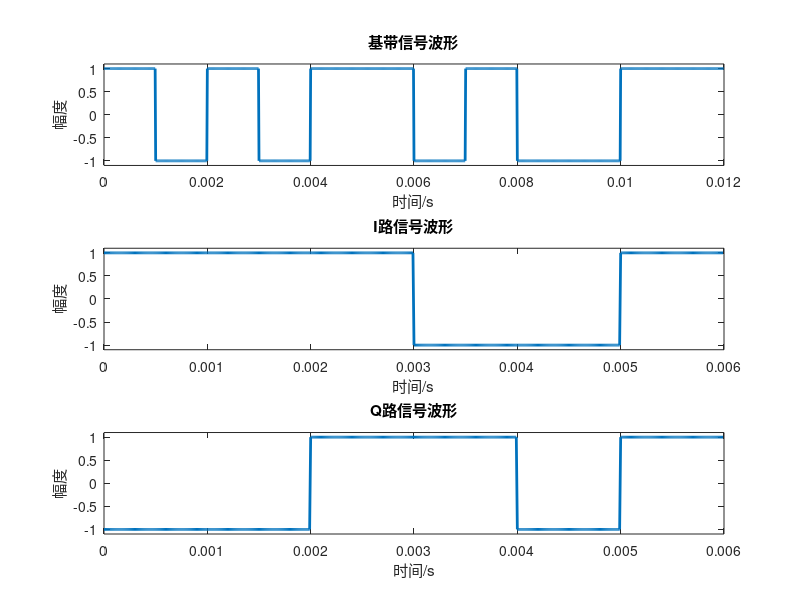
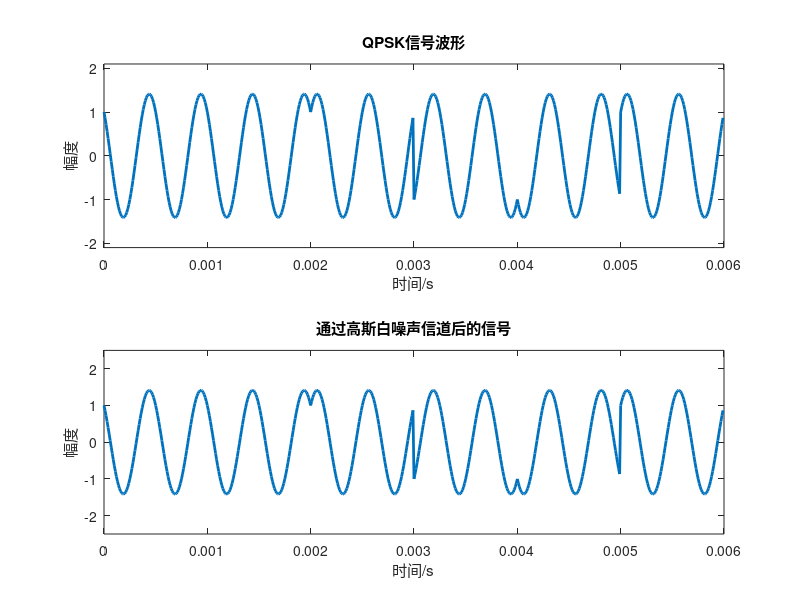
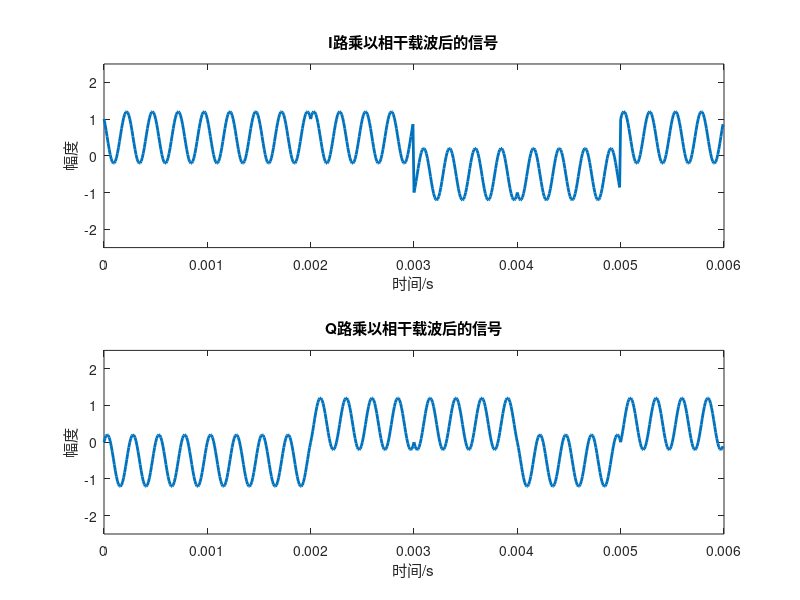
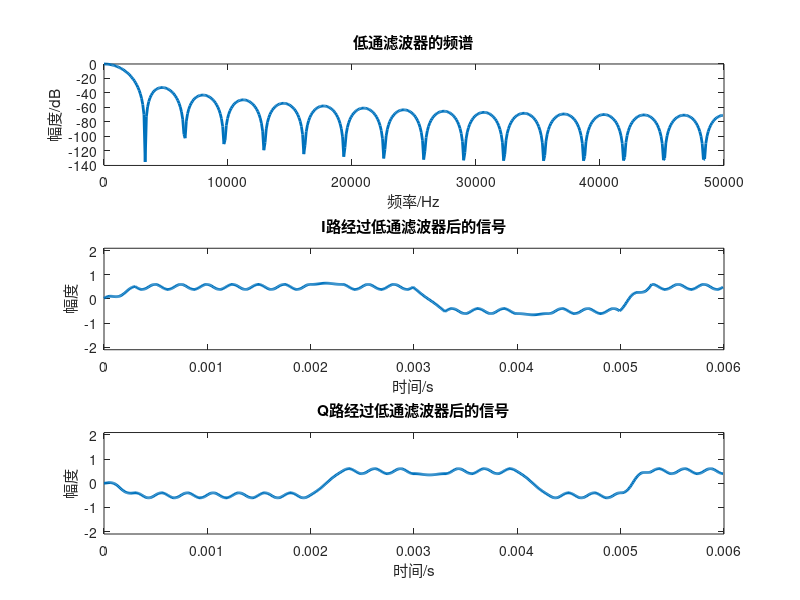

Write MATLAB code to recreate these figures, in order.
clear all;                  % 清除所有变量
close all;                  % 关闭所有窗口
clc;                        % 清屏
%% 基本参数
M=12;                       % 产生码元数    
L=100;                      % 每码元复制L次,每个码元采样次数
Ts=0.001;                   % 每个码元的宽度,即码元的持续时间
Rb=1/Ts;                    % 码元速率1K
dt=Ts/L;                    % 采样间隔
TotalT=M*Ts;                % 总时间
t=0:dt:TotalT-dt;           % 时间
TotalT2=(M/2)*Ts;           % 总时间2
t2=0:dt:TotalT2-dt;         % 时间2
Fs=1/dt;                    % 采样间隔的倒数即采样频率

%% 产生双极性波形
wave=[1,0,1,0,1,1,0,1,0,0,1,1];      % 产生二进制随机码,M为码元个数
wave=2*wave-1;              % 单极性变双极性
fz=ones(1,L);               % 定义复制的次数L,L为每码元的采样点数
x1=wave(fz,:);              % 将原来wave的第一行复制L次，称为L*M的矩阵
jidai=reshape(x1,1,L*M);    % 产生双极性不归零矩形脉冲波形，将刚得到的L*M矩阵，按列重新排列形成1*(L*M)的矩阵

%% I、Q路码元
% I路码元是基带码元的奇数位置码元，Q路码元是基带码元的偶数位置码元
I=[]; Q=[];
for i=1:M
    if mod(i, 2)~=0
        I = [I, wave(i)];
    else
        Q = [Q, wave(i)];
    end
end
x2 = I(fz,:);               % 将原来I的第一行复制L次，称为L*(M/2)的矩阵
I_lu = reshape(x2,1,L*(M/2));% 将刚得到的L*(M/2)矩阵，按列重新排列形成1*(L*(M/2))的矩阵
x3 = Q(fz,:);               % 将原来Q的第一行复制L次，称为L*(M/2)的矩阵
Q_lu = reshape(x3,1,L*(M/2));% 将刚得到的L*(M/2)矩阵，按列重新排列形成1*(L*(M/2))的矩阵
figure(1);                  % 绘制第1幅图
subplot(311);               % 窗口分割成3*1的，当前是第1个子图 
plot(t,jidai,'LineWidth',2);% 绘制基带码元波形，线宽为2
title('基带信号波形');      % 标题
xlabel('时间/s');           % x轴标签
ylabel('幅度');             % y轴标签
axis([0,TotalT,-1.1,1.1])   % 坐标范围限制

subplot(312);               % 窗口分割成3*1的，当前是第2个子图 
plot(t2,I_lu,'LineWidth',2);% 绘制基带码元波形，线宽为2
title('I路信号波形');       % 标题
xlabel('时间/s');           % x轴标签
ylabel('幅度');             % y轴标签
axis([0,TotalT2,-1.1,1.1])  % 坐标范围限制

subplot(313);               % 窗口分割成3*1的，当前是第3个子图 
plot(t2,Q_lu,'LineWidth',2);% 绘制基带码元波形，线宽为2
title('Q路信号波形');       % 标题
xlabel('时间/s');           % x轴标签
ylabel('幅度');             % y轴标签
axis([0,TotalT2,-1.1,1.1])  % 坐标范围限制
%% QPSK调制
fc=2000;                    % 载波频率2kHz       
zb1=cos(2*pi*fc*t2);        % 载波1
psk1=I_lu.*zb1;             % PSK1的调制 
zb2=sin(2*pi*fc*t2);        % 载波2
psk2=Q_lu.*zb2;             % PSK2的调制 
qpsk=psk1+psk2;             % QPSK的实现

figure(2);                  % 绘制第2幅图
subplot(211);               % 窗口分割成2*1的，当前是第1个子图 
plot(t2,qpsk,'LineWidth',2);% 绘制基带码元波形，线宽为2
title('QPSK信号波形');      % 标题
xlabel('时间/s');           % x轴标签
ylabel('幅度');             % y轴标签
axis([0,TotalT2,-2.1,2.1])  % 坐标范围限制

%% 信号经过高斯白噪声信道
tz=awgn(qpsk,200);           % 信号qpsk中加入白噪声，信噪比为SNR=20dB
subplot(212);               % 窗口分割成2*1的，当前是第2个子图 
plot(t2,tz,'LineWidth',2);  % 绘制2ASK信号加入白噪声的波形
axis([0,TotalT2,-2.5,2.5]); % 坐标范围设置
title('通过高斯白噪声信道后的信号');% 标题
xlabel('时间/s');           % x轴标签
ylabel('幅度');             % y轴标签
%% 解调部分
figure(3);
tz1=tz.*zb1;                % 相干解调，乘以相干载波
subplot(211)                % 窗口分割成2*1的，当前是第1个子图 
plot(t2,tz1,'LineWidth',2)  % 绘制I路乘以相干载波后的信号
axis([0,TotalT2,-2.5,2.5]); % 设置坐标范围
title("I路乘以相干载波后的信号")% 标题
xlabel('时间/s');           % x轴标签
ylabel('幅度');             % y轴标签

tz2=tz.*zb2;                % 相干解调，乘以相干载波
subplot(212)                % 窗口分割成2*1的，当前是第2个子图 
plot(t2,tz2,'LineWidth',2)  % 绘制Q路乘以相干载波后的信号
axis([0,TotalT2,-2.5,2.5]); % 设置坐标范围
title("Q路乘以相干载波后的信号")% 标题
xlabel('时间/s');           % x轴标签
ylabel('幅度');             % y轴标签
%% 加噪信号经过滤波器
% 低通滤波器设计
fp=2*Rb;                    % 低通滤波器截止频率，乘以2是因为下面要将模拟频率转换成数字频率wp=Rb/(Fs/2)
b=fir1(30, fp/Fs, boxcar(31));% 生成fir滤波器系统函数中分子多项式的系数
% fir1函数三个参数分别是阶数，数字截止频率，滤波器类型
% 这里是生成了30阶(31个抽头系数)的矩形窗滤波器
[h,w]=freqz(b, 1,512);      % 生成fir滤波器的频率响应
% freqz函数的三个参数分别是滤波器系统函数的分子多项式的系数，分母多项式的系数(fir滤波器分母系数为1)和采样点数(默认)512
lvbo1=fftfilt(b,tz1);       % 对信号进行滤波，tz1是等待滤波的信号，b是fir滤波器的系统函数的分子多项式系数
lvbo2=fftfilt(b,tz2);       % 对信号进行滤波，tz2是等待滤波的信号，b是fir滤波器的系统函数的分子多项式系数
figure(4);                  % 绘制第4幅图  
subplot(311);               % 窗口分割成3*1的，当前是第1个子图 
plot(w/pi*Fs/2,20*log(abs(h)),'LineWidth',2); % 绘制滤波器的幅频响应
title('低通滤波器的频谱');  % 标题
xlabel('频率/Hz');          % x轴标签
ylabel('幅度/dB');          % y轴标签

subplot(312)                % 窗口分割成3*1的，当前是第2个子图 
plot(t2,lvbo1,'LineWidth',2); % 绘制I路经过低通滤波器后的信号
axis([0,TotalT2,-2.1,2.1]);  % 设置坐标范围
title("I路经过低通滤波器后的信号");% 标题
xlabel('时间/s');           % x轴标签
ylabel('幅度');             % y轴标签

subplot(313)                % 窗口分割成3*1的，当前是第3个子图 
plot(t2,lvbo2,'LineWidth',2); % 绘制Q路经过低通滤波器后的信号
axis([0,TotalT2,-2.1,2.1]);  % 设置坐标范围
title("Q路经过低通滤波器后的信号");% 标题
xlabel('时间/s');           % x轴标签
ylabel('幅度');             % y轴标签

%% 抽样判决
figure(5);
k=0;                        % 设置抽样限值
pdst1=1*(lvbo1>0);          % 滤波后的向量的每个元素和0进行比较，大于0为1，否则为0
pdst2=1*(lvbo2>0);          % 滤波后的向量的每个元素和0进行比较，大于0为1，否则为0
subplot(311)                % 窗口分割成3*1的，当前是第1个子图 
plot(t2,pdst1,'LineWidth',2)% 画出经过抽样判决后的信号
axis([0,TotalT2,-0.1,1.1]); % 设置坐标范用
title("I路经过抽样判决后的信号")% 标题
xlabel('时间/s');           % x轴标签
ylabel('幅度');             % y轴标签

subplot(312)                % 窗口分割成3*1的，当前是第2个子图 
plot(t2,pdst2,'LineWidth',2)% 画出经过抽样判决后的信号
axis([0,TotalT2,-0.1,1.1]); % 设置坐标范用
title("Q路经过抽样判决后的信号")% 标题
xlabel('时间/s');           % x轴标签
ylabel('幅度');             % y轴标签
%% I、Q路合并
I_zong = [];
Q_zong = [];
% 取码元的中间位置上的值进行判决
for j=L/2:L:(L*M/2)
    if pdst1(j)>0
        I_zong=[I_zong,1];
    else
        I_zong=[I_zong,-1];
    end
end
% 取码元的中间位置上的值进行判决
for k=L/2:L:(L*M/2)
    if pdst2(k)>0
        Q_zong=[Q_zong,1];
    else
        Q_zong=[Q_zong,-1];
    end
end
code = [];
% 将I路码元为最终输出的奇数位置码元，将Q路码元为最终输出的偶数位置码元
for n=1:M
    if mod(n, 2)~=0
        code = [code, I_zong((n+1)/2)];
    else
        code = [code, Q_zong(n/2)];
    end
end

x4=code(fz,:);             % 将原来code的第一行复制L次，称为L*M的矩阵
dout=reshape(x4,1,L*M);    % 产生单极性不归零矩形脉冲波形，将刚得到的L*M矩阵，按列重新排列形成1*(L*M)的矩阵

subplot(313);              % 窗口分割成3*1的，当前是第3个子图 
plot(t,dout,'LineWidth',2);% 绘制基带码元波形，线宽为2
title('I、Q路合并信号波形'); % 标题
xlabel('时间/s');          % x轴标签
ylabel('幅度');            % y轴标签
axis([0,TotalT,-1.1,1.1])  % 坐标范围限制
%% 绘制频谱
%% 信源频谱
figure(6)                   % 绘制第6幅图
T=t(end);                   % 时间
df=1/T;                     % 频谱分辨率
N=length(jidai);            % 采样长度
f=(-N/2:N/2-1)*df;          % 频率范围
mf=fftshift(abs(fft(jidai)));%对信源信号采用快速傅里叶变换并移到矩阵中心
subplot(211);               % 窗口分割成2*1的，当前是第1个子图 
plot(f,mf,'LineWidth',2);   % 绘制信源频谱波形
title("基带信号频谱");      % 标题
xlabel('频率/Hz');          % x轴标签
ylabel('幅度');             % y轴标签
axis([-20000,20000,-inf,inf])% 坐标范围限制

%% QPSK信号频谱
T2=t2(end);                 % 时间2
df2=1/T2;                   % 频谱分辨率2
N2=length(qpsk);            % 采样长度2
f2=(-N2/2:N2/2-1)*df2;      % 频率范围
sf=fftshift(abs(fft(qpsk)));% 对QPSK信号采用快速傅里叶变换并将0-fs频谱移动到-fs/2-fs/2
subplot(212)                % 窗口分割成2*1的，当前是第2个子图 
plot(f2,sf,'LineWidth',2)   % 绘制QPSK调制信号频谱
title("QPSK信号频谱")       % 标题
xlabel('频率/Hz');          % x轴标签
ylabel('幅度');             % y轴标签
axis([-20000,20000,-inf,inf])   % 坐标范围限制

%% I路乘以相干载波后的频谱
mmf=fftshift(abs(fft(tz1)));% 对相干载波信号采用快速傅里叶变换并移到矩阵中心
figure(7)                   % 绘制第7幅图
subplot(211);               % 窗口分割成2*1的，当前是第1个子图 
plot(f2,mmf,'LineWidth',2)  % 画出乘以相干载波后的频谱
title("I路乘以相干载波后的频谱")
xlabel('频率/Hz');          % x轴标签
ylabel('幅度');             % y轴标签
axis([-20000,20000,-inf,inf])% 坐标范围限制

%% Q路乘以相干载波后的频谱
mmf2=fftshift(abs(fft(tz2)));% 对相干载波信号采用快速傅里叶变换并移到矩阵中心
subplot(212);               % 窗口分割成2*1的，当前是第2个子图 
plot(f2,mmf2,'LineWidth',2) % 画出乘以相干载波后的频谱
title("Q路乘以相干载波后的频谱")
xlabel('频率/Hz');          % x轴标签
ylabel('幅度');             % y轴标签
axis([-20000,20000,-inf,inf])% 坐标范围限制

%% 经过低通滤波后的频谱
figure(8);
dmf=fftshift(abs(fft(lvbo1)));%对低通滤波信号采用快速傅里叶变换并移到矩阵中心
subplot(211);               % 窗口分割成2*1的，当前是第1个子图 
plot(f2,dmf,'LineWidth',2)  % 画出经过低通滤波后的频谱
title("I路经过低通滤波后的频谱");
xlabel('频率/Hz');          % x轴标签
ylabel('幅度');             % y轴标签

dmf2=fftshift(abs(fft(lvbo2)));%对低通滤波信号采用快速傅里叶变换并移到矩阵中心
subplot(212);               % 窗口分割成2*1的，当前是第2个子图 
plot(f2,dmf2,'LineWidth',2) % 画出经过低通滤波后的频谱
title("Q路经过低通滤波后的频谱");
xlabel('频率/Hz');          % x轴标签
ylabel('幅度');             % y轴标签



